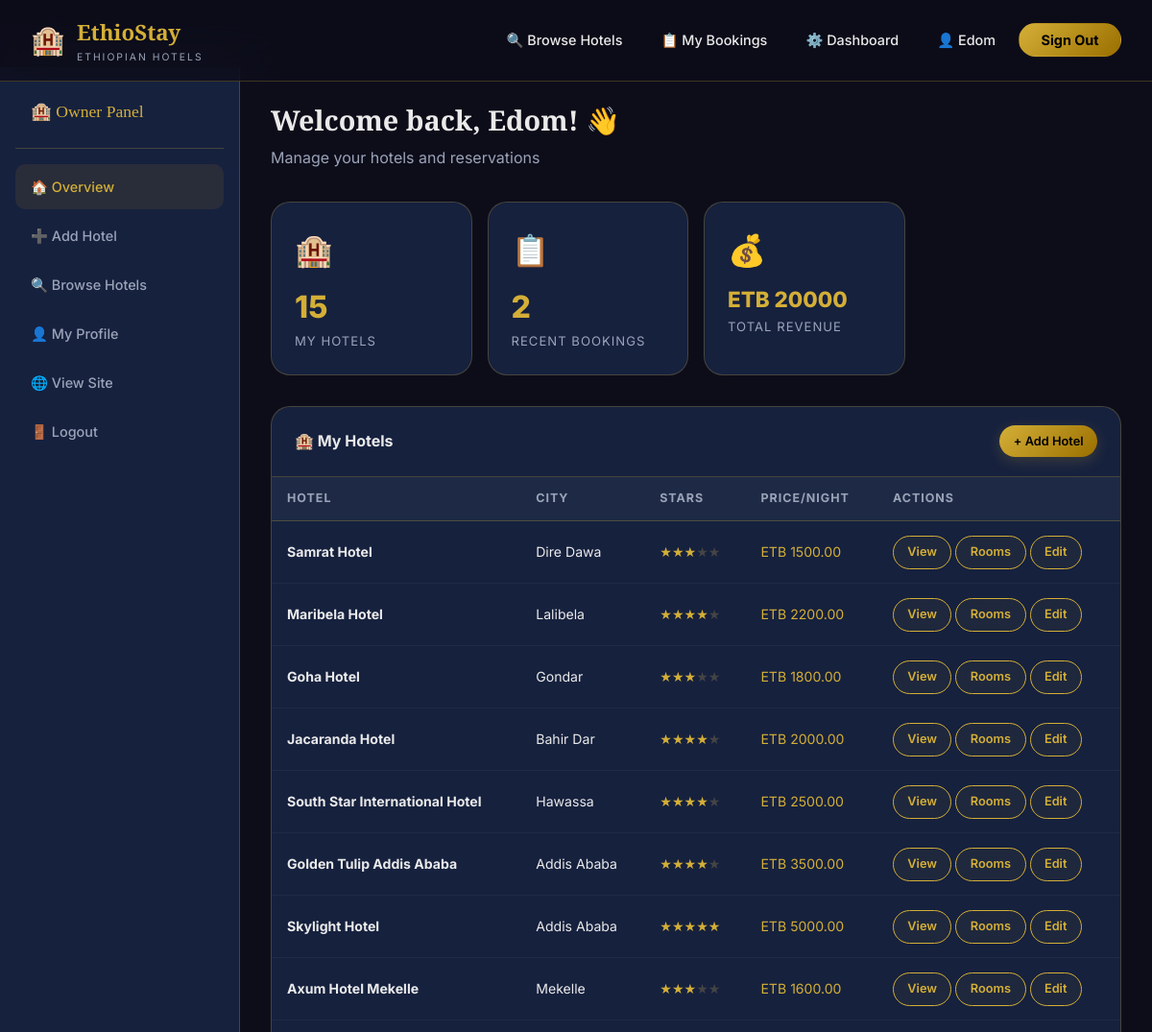
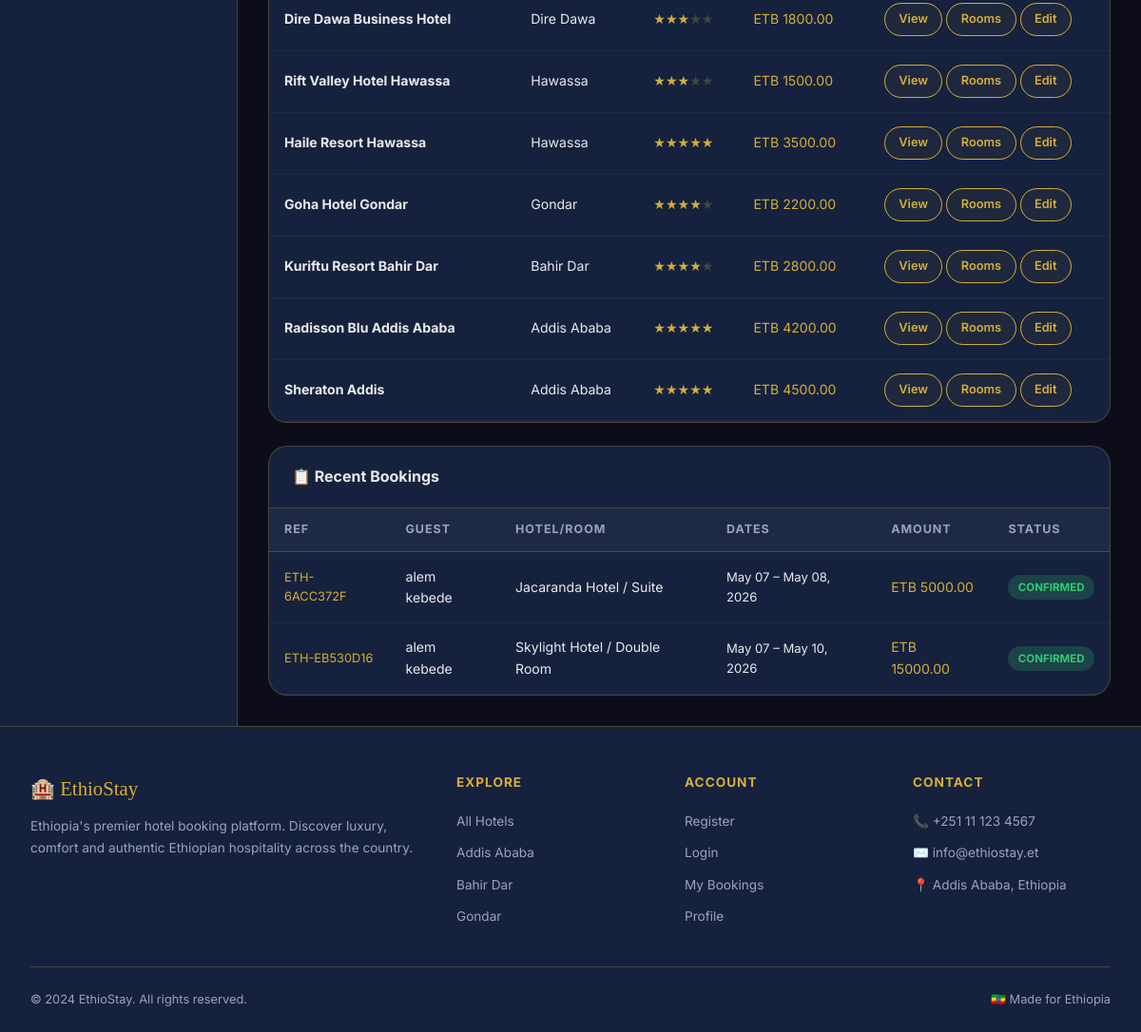
Screenshot of /dashboard/owner/ (signed in) with the database file from the repository (2 pictures, top to bottom).
### hotels/models.py (models this page shows, shortened)
class Hotel(models.Model):
    STAR_CHOICES = [(i, f'{i} Star') for i in range(1, 6)]
    name = models.CharField(max_length=200)
    city = models.ForeignKey(City, on_delete=models.CASCADE, related_name='hotels')
    address = models.CharField(max_length=300)
    description = models.TextField()
    star_rating = models.IntegerField(choices=STAR_CHOICES, default=3)
    price_per_night = models.DecimalField(max_digits=10, decimal_places=2)
    thumbnail = models.ImageField(upload_to='hotels/', blank=True, null=True)
    owner = models.ForeignKey(User, on_delete=models.CASCADE, related_name='owned_hotels')
    amenities = models.TextField(blank=True, help_text='Comma-separated amenities')
    phone = models.CharField(max_length=20, blank=True)
    email = models.EmailField(blank=True)
    is_active = models.BooleanField(default=True)
    created_at = models.DateTimeField(auto_now_add=True)
    updated_at = models.DateTimeField(auto_now=True)
    class Meta:
        ordering = ['-created_at']

class City(models.Model):
    name = models.CharField(max_length=100)
    description = models.TextField(blank=True)
    image = models.ImageField(upload_to='cities/', blank=True, null=True)
    class Meta:
        verbose_name_plural = 'Cities'
        ordering = ['name']

class Room(models.Model):
    ROOM_TYPE_CHOICES = [
        ('single', 'Single Room'),
        ('double', 'Double Room'),
        ('twin', 'Twin Room'),
        ('suite', 'Suite'),
        ('deluxe', 'Deluxe Room'),
        ('family', 'Family Room'),
    ]
    hotel = models.ForeignKey(Hotel, on_delete=models.CASCADE, related_name='rooms')
    room_type = models.CharField(max_length=20, choices=ROOM_TYPE_CHOICES)
    room_number = models.CharField(max_length=10)
    price_per_night = models.DecimalField(max_digits=10, decimal_places=2)
    capacity = models.IntegerField(default=2, validators=[MinValueValidator(1), MaxValueValidator(10)])
    description = models.TextField(blank=True)
    is_available = models.BooleanField(default=True)
    image = models.ImageField(upload_to='rooms/', blank=True, null=True)
    class Meta:
        unique_together = ['hotel', 'room_number']
        ordering = ['room_type', 'price_per_night']

### bookings/models.py (models this page shows, shortened)
class Booking(models.Model):
    STATUS_CHOICES = [
        ('pending', 'Pending'),
        ('confirmed', 'Confirmed'),
        ('cancelled', 'Cancelled'),
        ('completed', 'Completed'),
    ]
    booking_ref = models.CharField(max_length=20, unique=True, editable=False)
    user = models.ForeignKey(User, on_delete=models.CASCADE, related_name='bookings')
    room = models.ForeignKey(Room, on_delete=models.CASCADE, related_name='bookings')
    check_in = models.DateField()
    check_out = models.DateField()
    guests = models.IntegerField(default=1)
    total_price = models.DecimalField(max_digits=10, decimal_places=2)
    status = models.CharField(max_length=20, choices=STATUS_CHOICES, default='pending')
    special_requests = models.TextField(blank=True)
    created_at = models.DateTimeField(auto_now_add=True)
    updated_at = models.DateTimeField(auto_now=True)
    class Meta:
        ordering = ['-created_at']

### dashboard/views.py (the view)
    def wrapper(request, *args, **kwargs):
        if not request.user.is_authenticated:
            return redirect('login')
        try:
            profile = request.user.profile
            if profile.role not in ['hotel_owner', 'admin'] and not request.user.is_staff:
                messages.error(request, 'Access denied. Owner or Admin privileges required.')
                return redirect('home')
        except:
            messages.error(request, 'Profile not found.')
            return redirect('home')
        return view_func(request, *args, **kwargs)

### dashboard/views.py (called while the page is built)
def owner_or_admin_required(view_func):
    def wrapper(request, *args, **kwargs):
        if not request.user.is_authenticated:
            return redirect('login')
        try:
            profile = request.user.profile
            if profile.role not in ['hotel_owner', 'admin'] and not request.user.is_staff:
                messages.error(request, 'Access denied. Owner or Admin privileges required.')
                return redirect('home')
        except:
            messages.error(request, 'Profile not found.')
            return redirect('home')
        return view_func(request, *args, **kwargs)
    wrapper.__name__ = view_func.__name__
    return wrapper

@owner_or_admin_required
def owner_dashboard(request):
    if request.user.is_staff:
        hotels = Hotel.objects.all()
    else:
        hotels = Hotel.objects.filter(owner=request.user)
    hotel_ids = hotels.values_list('id', flat=True)
    bookings = Booking.objects.filter(room__hotel__id__in=hotel_ids).order_by('-created_at')[:10]
    total_revenue = sum(b.total_price for b in Booking.objects.filter(room__hotel__id__in=hotel_ids, status='confirmed'))
    return render(request, 'dashboard/owner_dashboard.html', {
        'hotels': hotels,
        'recent_bookings': bookings,
        'total_revenue': total_revenue,
    })

### templates/dashboard/owner_dashboard.html (shortened to what this page needs)
{% extends 'base.html' %}
{% block content %}
<div class="dash-layout">
  <div class="dash-sidebar">
    <div class="dash-logo">🏨 Owner Panel</div>
    <nav class="dash-nav">
      <a href="{% url 'owner_dashboard' %}" class="active">🏠 Overview</a>
      <a href="{% url 'add_hotel' %}">➕ Add Hotel</a>
      <a href="{% url 'hotel_list' %}">🔍 Browse Hotels</a>
      <a href="{% url 'profile' %}">👤 My Profile</a>
      <a href="{% url 'home' %}">🌐 View Site</a>
      <a href="{% url 'logout' %}">🚪 Logout</a>
    </nav>
  </div>
  <div class="dash-main">
    <div style="margin-bottom:2rem;">
      <h1 style="font-family:'Playfair Display',serif;font-size:1.8rem;margin-bottom:0.25rem;">Welcome back, {{ user.first_name|default:user.username }}! 👋</h1>
      <p style="color:var(--text-muted);">Manage your hotels and reservations</p>
    </div>
    <div class="stat-cards">
      <div class="stat-card"><span class="stat-icon">🏨</span><div class="stat-value">{{ hotels.count }}</div><div class="stat-label">My Hotels</div></div>
      <div class="stat-card"><span class="stat-icon">📋</span><div class="stat-value">{{ recent_bookings.count }}</div><div class="stat-label">Recent Bookings</div></div>
      <div class="stat-card"><span class="stat-icon">💰</span><div class="stat-value" style="font-size:1.4rem;">ETB {{ total_revenue|floatformat:0 }}</div><div class="stat-label">Total Revenue</div></div>
    </div>
    <div class="table-card mb-3">
      <div class="table-card-header">
        <h3>🏨 My Hotels</h3>
        <a href="{% url 'add_hotel' %}" class="btn btn-primary btn-sm">+ Add Hotel</a>
      </div>
      <table class="data-table">
        <thead><tr><th>Hotel</th><th>City</th><th>Stars</th><th>Price/Night</th><th>Actions</th></tr></thead>
        <tbody>
          {% for hotel in hotels %}
          <tr>
            <td><strong>{{ hotel.name }}</strong></td>
            <td>{{ hotel.city.name }}</td>
            <td>{% for i in "12345" %}<span style="color:{% if forloop.counter <= hotel.star_rating %}var(--gold){% else %}#444{% endif %};">★</span>{% endfor %}</td>
            <td style="color:var(--gold);">ETB {{ hotel.price_per_night }}</td>
            <td>
              <a href="{% url 'hotel_detail' hotel.pk %}" class="btn btn-outline btn-sm">View</a>
              <a href="{% url 'manage_rooms' hotel.pk %}" class="btn btn-outline btn-sm">Rooms</a>
              <a href="{% url 'edit_hotel' hotel.pk %}" class="btn btn-outline btn-sm">Edit</a>
            </td>
          </tr>
          {% empty %}
          <tr><td colspan="5" style="text-align:center;color:var(--text-muted);padding:2rem;">No hotels yet. <a href="{% url 'add_hotel' %}">Add your first hotel →</a></td></tr>
          {% endfor %}
        </tbody>
      </table>
    </div>
    <div class="table-card">
      <div class="table-card-header"><h3>📋 Recent Bookings</h3></div>
      <table class="data-table">
        <thead><tr><th>Ref</th><th>Guest</th><th>Hotel/Room</th><th>Dates</th><th>Amount</th><th>Status</th></tr></thead>
        <tbody>
          {% for b in recent_bookings %}
          <tr>
            <td style="color:var(--gold);font-size:0.8rem;">{{ b.booking_ref }}</td>
            <td>{{ b.user.get_full_name|default:b.user.username }}</td>
            <td>{{ b.room.hotel.name }} / {{ b.room.get_room_type_display }}</td>
            <td style="font-size:0.82rem;">{{ b.check_in|date:"M d" }} – {{ b.check_out|date:"M d, Y" }}</td>
            <td style="color:var(--gold);">ETB {{ b.total_price }}</td>
            <td><span class="badge badge-{{ b.status }}">{{ b.get_status_display }}</span></td>
          </tr>
          {% empty %}
          <tr><td colspan="6" style="text-align:center;color:var(--text-muted);padding:2rem;">No bookings yet.</td></tr>
          {% endfor %}
        </tbody>
      </table>
    </div>
  </div>
</div>
{% endblock %}

### templates/base.html (shortened to what this page needs)
<!DOCTYPE html>
<html lang="en">
<head>
  {% load static %}
  <link rel="stylesheet" href="{% static 'css/style.css' %}">
</head>
<body>
<nav class="navbar" id="navbar">
  <a href="{% url 'home' %}" class="navbar-brand">
    <span class="logo-icon">🏨</span>
    <div>
      <span class="logo-text">EthioStay</span>
      <span class="logo-sub">Ethiopian Hotels</span>
    </div>
  </a>
  <ul class="navbar-nav">
    <li><a href="{% url 'hotel_list' %}">🔍 Browse Hotels</a></li>
    {% if user.is_authenticated %}
      <li><a href="{% url 'my_bookings' %}">📋 My Bookings</a></li>
      {% if user.is_staff or user.profile.role in 'hotel_owner admin' %}
        <li><a href="{% url 'dashboard' %}">⚙️ Dashboard</a></li>
      {% endif %}
      <li><a href="{% url 'profile' %}">👤 {{ user.first_name|default:user.username }}</a></li>
      <li><a href="{% url 'logout' %}" class="btn-gold">Sign Out</a></li>
    {% else %}
      <li><a href="{% url 'login' %}">Sign In</a></li>
      <li><a href="{% url 'register' %}" class="btn-gold">Get Started</a></li>
    {% endif %}
  </ul>
</nav>
{% block content %}{% endblock %}
<footer>
  <div class="footer-grid">
    <div class="footer-brand">
      <div class="logo-text">🏨 EthioStay</div>
      <p>Ethiopia's premier hotel booking platform. Discover luxury, comfort and authentic Ethiopian hospitality across the country.</p>
    </div>
    <div class="footer-col">
      <h4>Explore</h4>
      <ul>
        <li><a href="{% url 'hotel_list' %}">All Hotels</a></li>
        <li><a href="{% url 'hotel_list' %}?city=1">Addis Ababa</a></li>
        <li><a href="{% url 'hotel_list' %}?city=2">Bahir Dar</a></li>
        <li><a href="{% url 'hotel_list' %}?city=3">Gondar</a></li>
      </ul>
    </div>
    <div class="footer-col">
      <h4>Account</h4>
      <ul>
        <li><a href="{% url 'register' %}">Register</a></li>
        <li><a href="{% url 'login' %}">Login</a></li>
        {% if user.is_authenticated %}
        <li><a href="{% url 'my_bookings' %}">My Bookings</a></li>
        <li><a href="{% url 'profile' %}">Profile</a></li>
        {% endif %}
      </ul>
    </div>
    <div class="footer-col">
      <h4>Contact</h4>
      <ul>
        <li><a href="#">📞 +251 11 123 4567</a></li>
        <li><a href="#">✉️ info@ethiostay.et</a></li>
        <li><a href="#">📍 Addis Ababa, Ethiopia</a></li>
      </ul>
    </div>
  </div>
  <div class="footer-bottom">
    <span>© 2024 EthioStay. All rights reserved.</span>
    <span>🇪🇹 Made for Ethiopia</span>
  </div>
</footer>
</body>
</html>

### rows the page displays
Hotel: name "Samrat Hotel", city.name "Dire Dawa", price_per_night "1500.00"
Hotel: name "Maribela Hotel", city.name "Lalibela", price_per_night "2200.00"
Hotel: name "Goha Hotel", city.name "Gondar", price_per_night "1800.00"
Hotel: name "Jacaranda Hotel", city.name "Bahir Dar", price_per_night "2000.00"
Hotel: name "South Star International Hotel", city.name "Hawassa", price_per_night "2500.00"
Hotel: name "Golden Tulip Addis Ababa", city.name "Addis Ababa", price_per_night "3500.00"
Hotel: name "Skylight Hotel", city.name "Addis Ababa", price_per_night "5000.00"
Hotel: name "Axum Hotel Mekelle", city.name "Mekelle", price_per_night "1600.00"
Hotel: name "Dire Dawa Business Hotel", city.name "Dire Dawa", price_per_night "1800.00"
Hotel: name "Rift Valley Hotel Hawassa", city.name "Hawassa", price_per_night "1500.00"
Hotel: name "Haile Resort Hawassa", city.name "Hawassa", price_per_night "3500.00"
Hotel: name "Goha Hotel Gondar", city.name "Gondar", price_per_night "2200.00"
Hotel: name "Kuriftu Resort Bahir Dar", city.name "Bahir Dar", price_per_night "2800.00"
Hotel: name "Radisson Blu Addis Ababa", city.name "Addis Ababa", price_per_night "4200.00"
Hotel: name "Sheraton Addis", city.name "Addis Ababa", price_per_night "4500.00"
Booking: booking_ref "ETH-6ACC372F", user.get_full_name "alem kebede", room.hotel.name "Jacaranda Hotel", room.room_type "Suite", check_in "May 07", check_out "May 08, 2026", total_price "5000.00", status "CONFIRMED"
Booking: booking_ref "ETH-EB530D16", user.get_full_name "alem kebede", room.hotel.name "Skylight Hotel", room.room_type "Double Room", check_in "May 07", check_out "May 10, 2026", total_price "15000.00", status "CONFIRMED"

### other values shown
{{ user.first_name|default:user.username }} "Edom"
{{ hotels.count }} "15"
{{ recent_bookings.count }} "2"
{{ total_revenue|floatformat:0 }} "20000"
